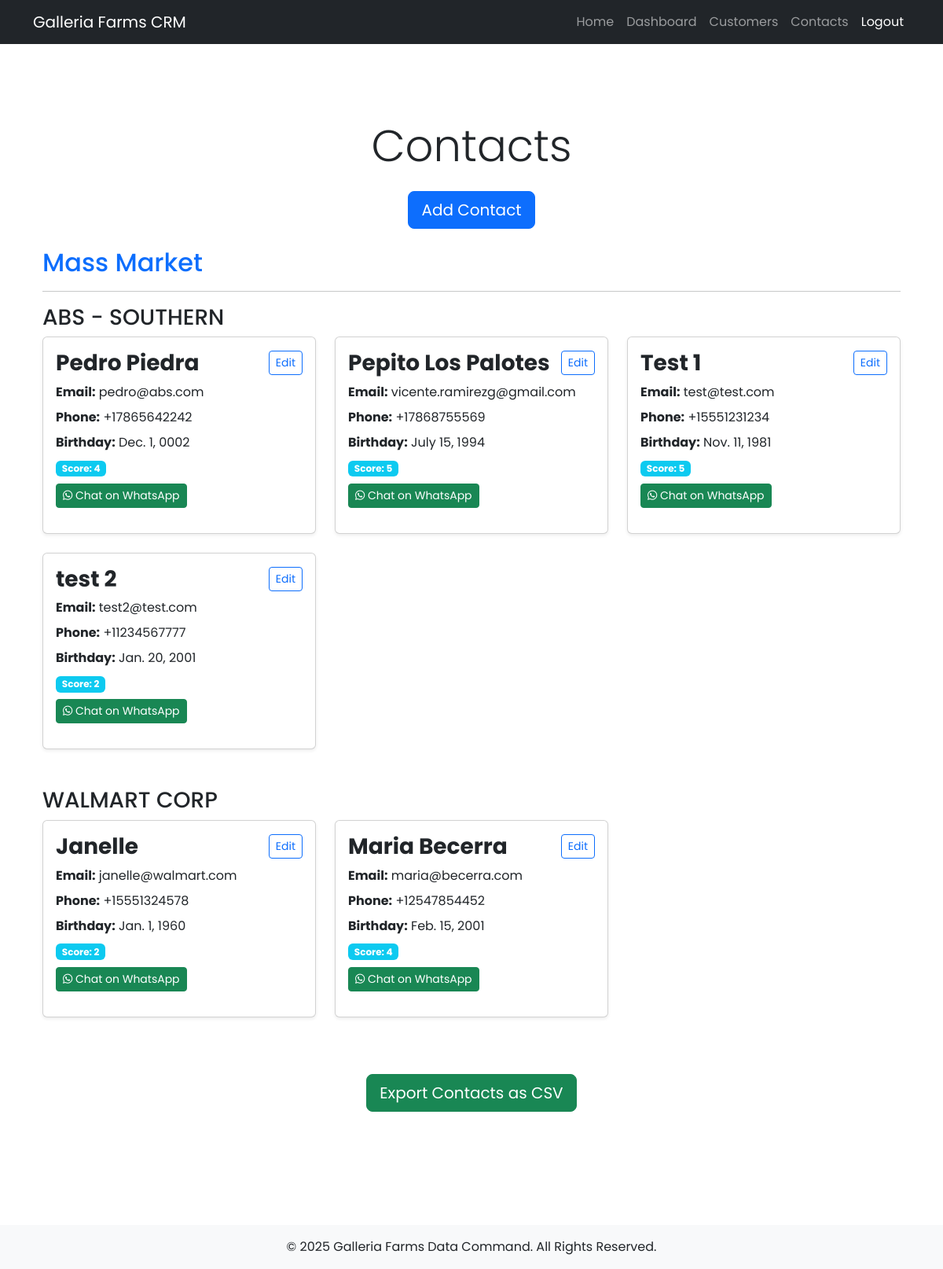
The page /crm/contacts/ (signed in) on the database as committed earlier.
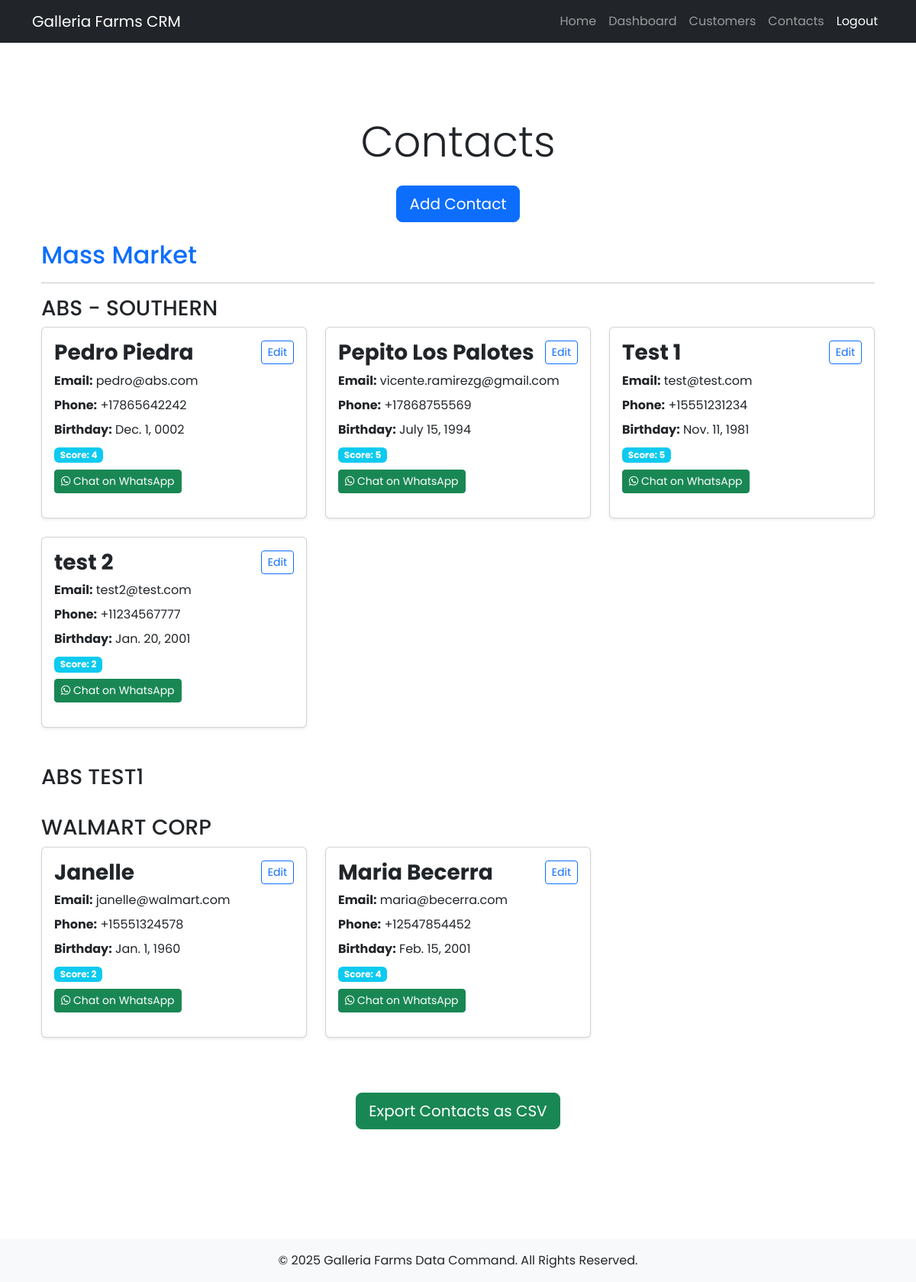
The same page on the database as committed later.
### crm/models.py (models this page shows, shortened)
class Customer(models.Model):
    MASS_MARKET = 'mass_market'
    MM2 = 'mm2'
    ECOMMERCE = 'ecommerce'
    WHOLESALE = 'wholesale'
    DEPARTMENT_CHOICES = [
        (MASS_MARKET, 'Mass Market'),
        (MM2, 'MM2'),
        (ECOMMERCE, 'Ecommerce'),
        (WHOLESALE, 'Wholesale'),
    ]
    name = models.CharField(max_length=255)
    estimated_yearly_sales = models.IntegerField()
    salesperson = models.ForeignKey(Salesperson, on_delete=models.CASCADE, related_name='customers')
    department = models.CharField(
        max_length=20,
        choices=DEPARTMENT_CHOICES,
        default=MASS_MARKET
    )
    def get_department_display(self):
        return dict(self.DEPARTMENT_CHOICES).get(self.department, "No Department")

class Contact(models.Model):
    name = models.CharField(max_length=255)
    phone = models.CharField(max_length=20, blank=True)
    email = models.EmailField(blank=True)
    customer = models.ForeignKey(Customer, on_delete=models.CASCADE, related_name='contacts')
    relationship_score = models.IntegerField(default=0)
    birthday = models.DateField(null=True, blank=True)
    def whatsapp_format(self):
        cleaned_number = ''.join(filter(str.isdigit, self.phone))
        if not cleaned_number.startswith('+'):
            cleaned_number = f"+1{cleaned_number}"  # Adjust the country code as needed
        return cleaned_number

### crm/views.py (the view)
# urls.py: path('contacts/', views.contact_list, name='contact_list'),
@login_required
def contact_list(request):
    customers = Customer.objects.filter(salesperson=request.user.salesperson) \
                                .prefetch_related('contacts') \
                                .order_by("department", "name")
    grouped_contacts = defaultdict(list)
    for customer in customers:
        grouped_contacts[customer.department].append(customer)
    return render(request, "crm/contact_list.html", {"grouped_contacts": dict(grouped_contacts)})

### crm/templates/crm/contact_list.html (shortened to what this page needs)
{% extends "crm/base.html" %}
{% block content %}
<div class="container py-5">
    <h1 class="text-center display-4 font-weight-bold mb-4">Contacts</h1>
    <div class="text-center mb-4">
        <a href="{% url 'crm:add_contact' %}" class="btn btn-primary btn-lg">Add Contact</a>
    </div>
    {% if grouped_contacts %}
        {% for department, customers in grouped_contacts.items %}
            <div class="mb-5">
                <h2 class="text-primary">{{ customers.0.get_department_display }}</h2>
                <hr>
                {% for customer in customers %}
                    <div class="mb-4">
                        <h3 class="text-dark">{{ customer.name }}</h3>
                        <div class="row">
                            {% for contact in customer.contacts.all|dictsort:"name" %}
                                <div class="col-md-6 col-lg-4 mb-4">
                                    <div class="card shadow-sm h-100">
                                        <div class="card-body">
                                            <h3 class="card-title d-flex justify-content-between align-items-center">
                                                <span><strong>{{ contact.name }}</strong></span>
                                                <a href="{% url 'crm:contact_edit' contact.id %}" class="btn btn-sm btn-outline-primary">Edit</a>
                                            </h3>
                                            <ul class="list-unstyled">
                                                <li class="mb-2">
                                                    <strong>Email:</strong> {{ contact.email }}
                                                </li>
                                                <li class="mb-2">
                                                    <strong>Phone:</strong> {{ contact.phone }}
                                                </li>
                                                <li class="mb-2">
                                                    <strong>Birthday:</strong> {{ contact.birthday|default:"Not provided" }}
                                                </li>
                                                <li class="mb-2">
                                                    <span class="badge bg-info">Score: {{ contact.relationship_score }}</span>
                                                </li>
                                                <li class="mb-2">
                                                    <a href="https://wa.me/{{ contact.whatsapp_format }}" class="btn btn-success btn-sm" target="_blank">
                                                        <i class="fab fa-whatsapp"></i> Chat on WhatsApp
                                                    </a>
                                                </li>
                                            </ul>
                                        </div>
                                    </div>
                                </div>
                            {% endfor %}
                        </div>
                    </div>
                {% endfor %}
            </div>
        {% endfor %}
    {% else %}
        <p class="text-center">No contacts found.</p>
    {% endif %}
    <div class="text-center mt-4">
        <a href="{% url 'crm:export_contacts' %}" class="btn btn-success btn-lg">Export Contacts as CSV</a>
    </div>
</div>
{% endblock %}

Rows that differ between the two databases and show on the page:
added Customer: name "ABS TEST1", shown under "Mass Market"
